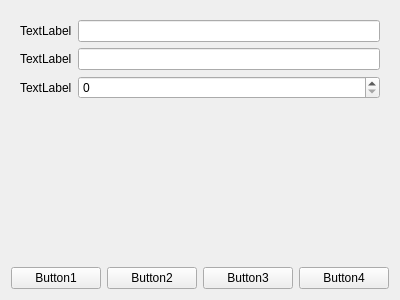
<?xml version="1.0" encoding="UTF-8"?>
<ui version="4.0">
 <class>Dialog</class>
 <widget class="QDialog" name="Dialog">
  <property name="geometry">
   <rect>
    <x>0</x>
    <y>0</y>
    <width>400</width>
    <height>300</height>
   </rect>
  </property>
  <property name="minimumSize">
   <size>
    <width>400</width>
    <height>300</height>
   </size>
  </property>
  <property name="maximumSize">
   <size>
    <width>400</width>
    <height>600</height>
   </size>
  </property>
  <property name="windowTitle">
   <string>Simple UI</string>
  </property>
  <layout class="QVBoxLayout" name="verticalLayout">
   <item>
    <widget class="QStackedWidget" name="stacked_layout">
     <property name="currentIndex">
      <number>2</number>
     </property>
     <widget class="QWidget" name="page">
      <layout class="QVBoxLayout" name="verticalLayout_2">
       <item>
        <widget class="QPushButton" name="pushButton_5">
         <property name="text">
          <string>PushButton</string>
         </property>
        </widget>
       </item>
       <item>
        <widget class="QPushButton" name="pushButton_6">
         <property name="text">
          <string>PushButton</string>
         </property>
        </widget>
       </item>
       <item>
        <widget class="QPushButton" name="pushButton_7">
         <property name="text">
          <string>PushButton</string>
         </property>
        </widget>
       </item>
       <item>
        <widget class="QPushButton" name="pushButton_8">
         <property name="text">
          <string>PushButton</string>
         </property>
        </widget>
       </item>
       <item>
        <widget class="QPushButton" name="pushButton_9">
         <property name="text">
          <string>PushButton</string>
         </property>
        </widget>
       </item>
      </layout>
     </widget>
     <widget class="QWidget" name="page_2">
      <layout class="QHBoxLayout" name="horizontalLayout_2">
       <item>
        <widget class="QPushButton" name="pushButton_10">
         <property name="text">
          <string>PushButton</string>
         </property>
        </widget>
       </item>
       <item>
        <widget class="QPushButton" name="pushButton_11">
         <property name="text">
          <string>PushButton</string>
         </property>
        </widget>
       </item>
       <item>
        <widget class="QPushButton" name="pushButton_12">
         <property name="text">
          <string>PushButton</string>
         </property>
        </widget>
       </item>
       <item>
        <widget class="QPushButton" name="pushButton_13">
         <property name="text">
          <string>PushButton</string>
         </property>
        </widget>
       </item>
       <item>
        <widget class="QPushButton" name="pushButton_14">
         <property name="text">
          <string>PushButton</string>
         </property>
        </widget>
       </item>
      </layout>
     </widget>
     <widget class="QWidget" name="page_3">
      <layout class="QFormLayout" name="formLayout">
       <item row="0" column="0">
        <widget class="QLabel" name="label">
         <property name="text">
          <string>TextLabel</string>
         </property>
        </widget>
       </item>
       <item row="0" column="1">
        <widget class="QLineEdit" name="lineEdit"/>
       </item>
       <item row="1" column="0">
        <widget class="QLabel" name="label_2">
         <property name="text">
          <string>TextLabel</string>
         </property>
        </widget>
       </item>
       <item row="1" column="1">
        <widget class="QLineEdit" name="lineEdit_2"/>
       </item>
       <item row="2" column="0">
        <widget class="QLabel" name="label_3">
         <property name="text">
          <string>TextLabel</string>
         </property>
        </widget>
       </item>
       <item row="2" column="1">
        <widget class="QSpinBox" name="spinBox"/>
       </item>
      </layout>
     </widget>
     <widget class="QWidget" name="page_4">
      <layout class="QGridLayout" name="gridLayout">
       <item row="0" column="0">
        <widget class="QLabel" name="label_4">
         <property name="text">
          <string>TextLabel</string>
         </property>
        </widget>
       </item>
       <item row="0" column="1">
        <widget class="QLabel" name="label_5">
         <property name="text">
          <string>TextLabel</string>
         </property>
        </widget>
       </item>
       <item row="0" column="2">
        <widget class="QLabel" name="label_6">
         <property name="text">
          <string>TextLabel</string>
         </property>
        </widget>
       </item>
       <item row="1" column="0">
        <widget class="QListView" name="listView"/>
       </item>
       <item row="1" column="1">
        <widget class="QListView" name="listView_2"/>
       </item>
       <item row="1" column="2">
        <widget class="QListView" name="listView_3"/>
       </item>
      </layout>
     </widget>
    </widget>
   </item>
   <item>
    <layout class="QHBoxLayout" name="horizontalLayout">
     <item>
      <widget class="QPushButton" name="layout_1_bttn">
       <property name="text">
        <string>Button1</string>
       </property>
      </widget>
     </item>
     <item>
      <widget class="QPushButton" name="layout_2_bttn">
       <property name="text">
        <string>Button2</string>
       </property>
      </widget>
     </item>
     <item>
      <widget class="QPushButton" name="layout_3_bttn">
       <property name="text">
        <string>Button3</string>
       </property>
      </widget>
     </item>
     <item>
      <widget class="QPushButton" name="layout_4_bttn">
       <property name="text">
        <string>Button4</string>
       </property>
      </widget>
     </item>
    </layout>
   </item>
  </layout>
 </widget>
 <resources/>
 <connections/>
 <slots>
  <slot>setStackedID1()</slot>
 </slots>
</ui>
